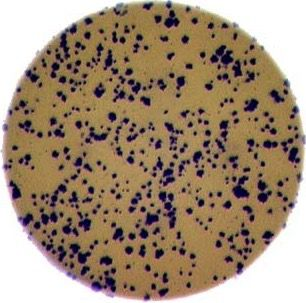
#> input picture cookie3.jpeg, 306 x 303 px
$ python bacterial-colony-color.py
#> lines starting #> are read from the running program, lines starting #| are printed output that depends on the picture; after the words box and inside, x2 and y2 are one past the last pixel; in counts of white or black regions, pixels touching at a corner belong together
import cv2
import numpy as np
import matplotlib.pyplot as plt

# Read and resize the image
bacteria_image = cv2.imread("cookie3.jpeg")
#> bacteria_image is the input picture: shape (303, 306, 3); mean B, G, R 119.9, 141.6, 161.8

# Resizing image
bacteria_image = cv2.resize(bacteria_image, (300, 300))
#> bacteria_image: shape (300, 300, 3)


bacteria_image_rgb = cv2.cvtColor(bacteria_image, cv2.COLOR_BGR2RGB)

# Convert to grayscale
gray_bacteria = cv2.cvtColor(bacteria_image, cv2.COLOR_BGR2GRAY)
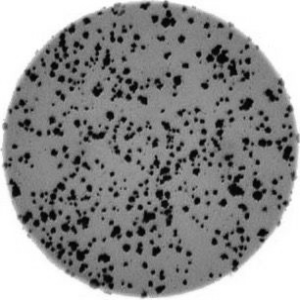
#> gray_bacteria: shape (300, 300); min 1, max 255, mean 145.1

# Apply Gaussian blur
blurred_image = cv2.GaussianBlur(gray_bacteria, (5, 5), 1.0)

# Create a histogram
histogram = cv2.calcHist([blurred_image], [0], None, [256], [0, 256])
#> histogram = 256 values, max 12493 at index 255, min 0 at index 0, mean 351.6

# Create a binary mask where pixel value < 50
_, mask = cv2.threshold(blurred_image, 50, 255, cv2.THRESH_BINARY_INV)
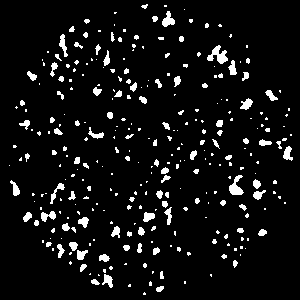
#> mask: shape (300, 300); 6.6% white; 307 white regions (208 under 20 px), largest, box (x1, y1, x2, y2) and area: (207, 45, 228, 64) 195, (229, 175, 244, 195) 161, (162, 11, 175, 27) 118

# Detect connected components (colonies)
num_labels, labels = cv2.connectedComponents(mask)
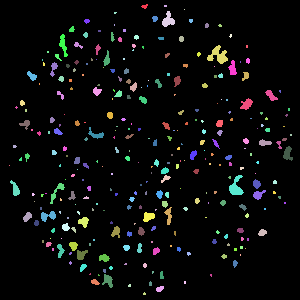
#> labels: shape (300, 300) int32; 308 distinct labels, from 0 to 307; one colour per label, 0 black
#> num_labels = 308

# Map the connected components to colors
label_hue = np.uint8(179 * labels / np.max(labels))
blank_channel = 255 * np.ones_like(label_hue)
colored_label_image = cv2.merge([label_hue, blank_channel, blank_channel])
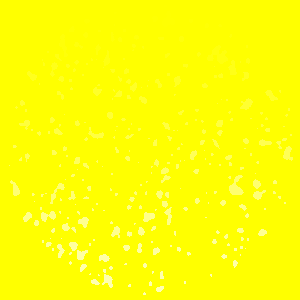
#> colored_label_image: shape (300, 300, 3); mean of channels 0, 1, 2 5.8, 255, 255; drawn as B, G, R
colored_label_image = cv2.cvtColor(colored_label_image, cv2.COLOR_HSV2RGB)
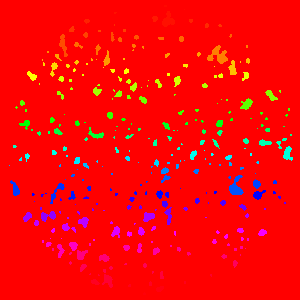
#> colored_label_image: shape (300, 300, 3); mean R, G, B 247.4, 7.7, 8.3
colored_label_image[label_hue == 0] = 0  # Set the background to black

# Overlay the colored colonies onto the original image
overlay_image = bacteria_image_rgb.copy()
overlay_image[mask == 255] = colored_label_image[mask == 255]
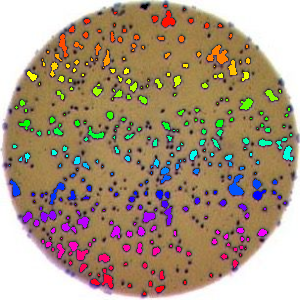
#> overlay_image: shape (300, 300, 3); mean R, G, B 169.2, 148.4, 126.2

# Display all images side by side using matplotlib
fig, axes = plt.subplots(2, 3, figsize=(12, 8))

axes[0, 0].imshow(bacteria_image_rgb)
axes[0, 0].set_title("Original Image")
axes[0, 0].axis("off")

axes[0, 1].imshow(gray_bacteria, cmap="gray")
axes[0, 1].set_title("Grayscale Image")
axes[0, 1].axis("off")

axes[0, 2].imshow(blurred_image, cmap="gray")
axes[0, 2].set_title("Blurred Image")
axes[0, 2].axis("off")

axes[1, 0].plot(histogram)
axes[1, 0].set_title("Graylevel Histogram")
axes[1, 0].set_xlim([0, 256])
axes[1, 0].set_xlabel("Pixel Value")
axes[1, 0].set_ylabel("Frequency")

axes[1, 1].imshow(mask, cmap="gray")
axes[1, 1].set_title("Binary Mask")
axes[1, 1].axis("off")

axes[1, 2].imshow(overlay_image)
axes[1, 2].set_title("Colored Colonies")
axes[1, 2].axis("off")

plt.tight_layout()
plt.show()
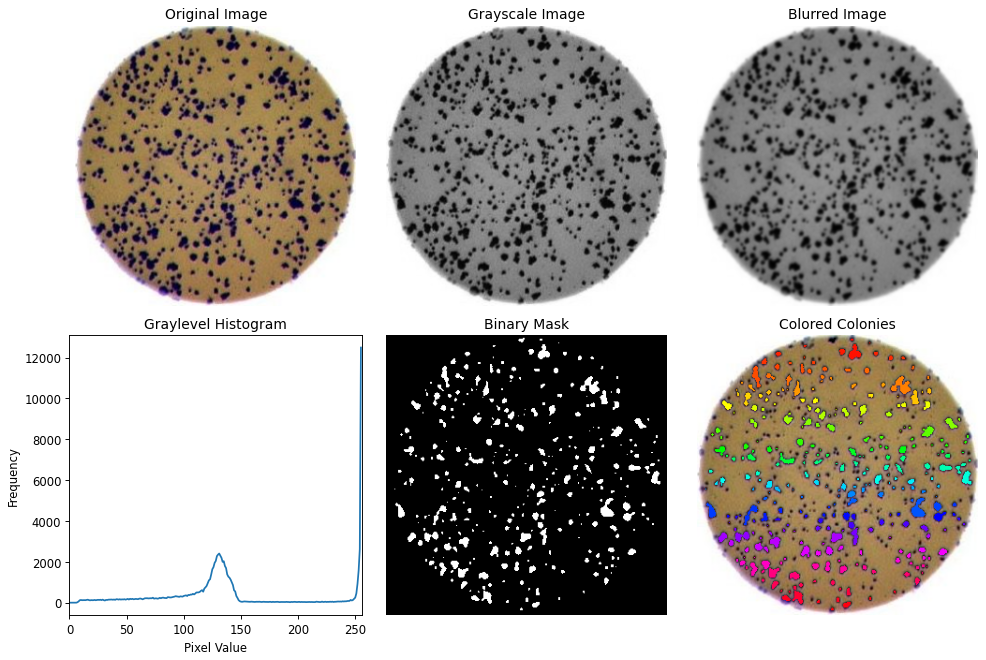
#> figure drawn by matplotlib, 6 panels; panel 4: curve peaks at x = 255, y = 12493

# (Optional) Wait for key press if running in a standalone script
cv2.waitKey(0)
cv2.destroyAllWindows()

$ run again, with cookie1.jpeg copied over cookie3.jpeg
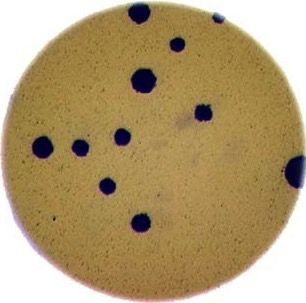
#> input picture cookie1.jpeg, 306 x 303 px
#> bacteria_image is the input picture: shape (303, 306, 3); mean B, G, R 113.8, 155.7, 177.6
#> bacteria_image: shape (300, 300, 3)
#> histogram = 256 values, max 12367 at index 255, min 0 at index 0, mean 351.6
#> mask: shape (300, 300); 2.9% white; 11 white regions, largest, box (x1, y1, x2, y2) and area: (129, 68, 153, 92) 435, (279, 155, 297, 186) 386, (32, 135, 52, 156) 324
#> `num_labels, labels = cv2.connectedComponents(mask)`:
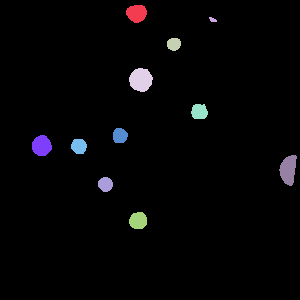
#> labels: shape (300, 300) int32; 12 distinct labels, from 0 to 11; one colour per label, 0 black
#> num_labels = 12
#> `overlay_image[mask == 255] = colored_label_image[mask == 255]`:
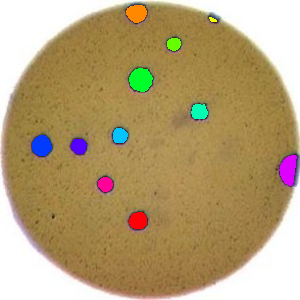
#> overlay_image: shape (300, 300, 3); mean R, G, B 180.6, 158.8, 116.6

$ run again, with cookie2.jpeg copied over cookie3.jpeg
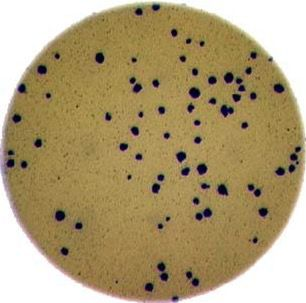
#> input picture cookie2.jpeg, 306 x 303 px
#> bacteria_image is the input picture: shape (303, 306, 3); mean B, G, R 117.7, 157, 174.8
#> bacteria_image: shape (300, 300, 3)
#> histogram = 256 values, max 12585 at index 255, min 0 at index 0, mean 351.6
#> mask: shape (300, 300); 2.2% white; 74 white regions (26 under 20 px), largest, box (x1, y1, x2, y2) and area: (217, 105, 228, 114) 67, (186, 87, 196, 96) 64, (55, 209, 63, 218) 64
#> `num_labels, labels = cv2.connectedComponents(mask)`:
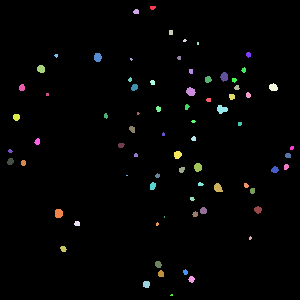
#> labels: shape (300, 300) int32; 75 distinct labels, from 0 to 74; one colour per label, 0 black
#> num_labels = 75
#> `overlay_image[mask == 255] = colored_label_image[mask == 255]`:
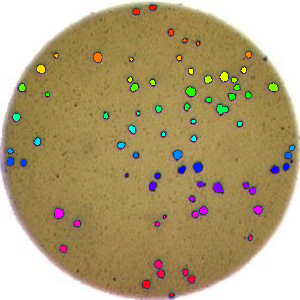
#> overlay_image: shape (300, 300, 3); mean R, G, B 177.1, 159.5, 120
